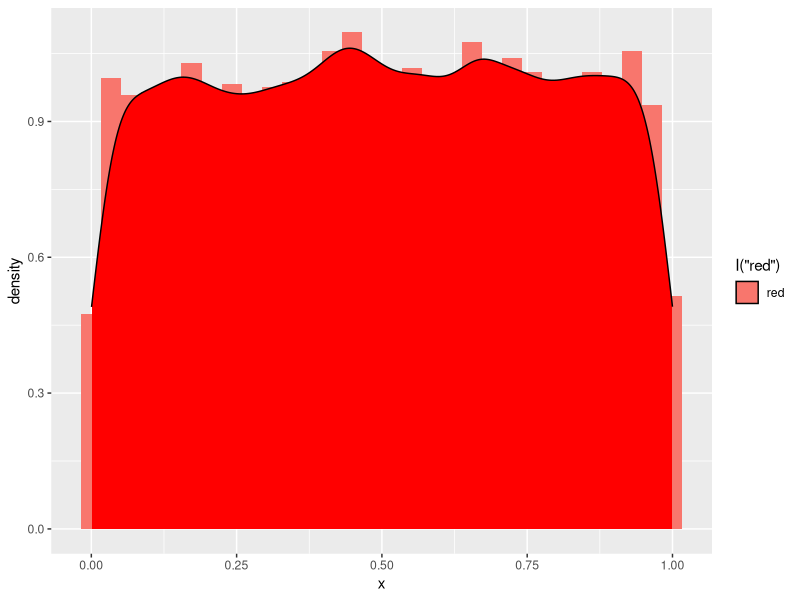

Write the R code that produced this figure. (Note: this script raises an error after producing the figure.)
require(ggplot2)
# равномерное распределение (unif)
set.seed(1234)
rnd_unif <- data.frame( x=runif(20000,min = 0,max=1) )
ggplot(data=rnd_unif,aes(x=x,fill=I("red")))+geom_histogram(aes(y=..density..,fill="red")) +geom_density()

fun_unif$x <- data.frame(x=seq(-.5,1.5,length.out = 2000))

fun_unif$val <- dunif(fun_unif$x,min=0,max=1)

ggplot(data=fun_unif,aes(x=x,fill=I("red")))+geom_histogram(aes(y=..density..,fill="red")) +geom_density()
# нормальное  распределение (norm)

# биноминальное распределение (binom)

# распределение Пуассона (pois) The Poisson Distribution
